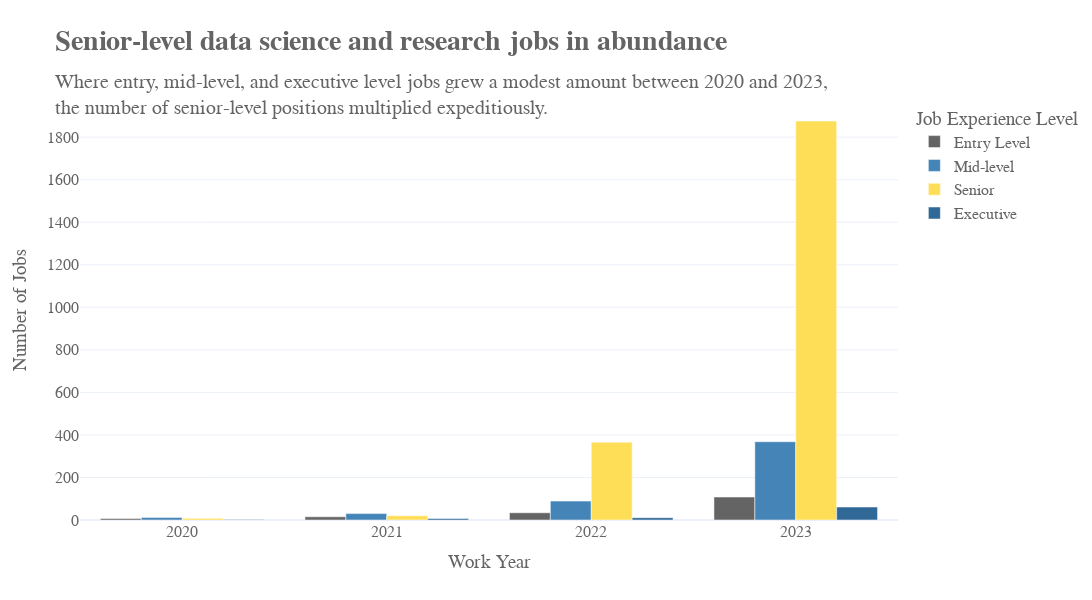

Notebook code for this chart:
### Code cell
fig4 = px.bar(df_hist,
               x='Work Year', 
               y=df_hist.columns[1:], 
               barmode='group',
               color_discrete_sequence=['#646464', '#4584b6', '#ffde57', '#306998'],
               template='plotly_white', 
               title = '<b>Senior-level data science and research jobs in abundance</b>', 
               subtitle = 'Where entry, mid-level, and executive level jobs grew a modest amount between 2020 and 2023, <br>the number of senior-level positions multiplied expeditiously.',
                width = 1100, 
                height = 600,
               )
fig4.update_layout(
    font_family = 'Bebe Neue', 
    title_font_family = 'Young Serif', 
    title_font_size = 28,
    font_color = '#646464',
    font_size = 16,
    yaxis_title = 'Number of Jobs',
    legend_title_text = 'Job Experience Level'
)
fig4.show()

### Figure 1 — Plotly figure (JSON) as saved in the notebook; plotly's stock layout.template omitted (floating-point values rounded to 4 significant figures)
{"data": [{"alignmentgroup": "True", "hovertemplate": "variable=Entry Level<br>Work Year=%{x}<br>value=%{y}<extra></extra>", "legendgroup": "Entry Level", "marker": {"color": "#646464", "pattern": {"shape": ""}}, "name": "Entry Level", "offsetgroup": "Entry Level", "orientation": "v", "showlegend": true, "textposition": "auto", "type": "bar", "x": ["2020", "2021", "2022", "2023"], "xaxis": "x", "y": [7, 15, 34, 108], "yaxis": "y"}, {"alignmentgroup": "True", "hovertemplate": "variable=Mid-level<br>Work Year=%{x}<br>value=%{y}<extra></extra>", "legendgroup": "Mid-level", "marker": {"color": "#4584b6", "pattern": {"shape": ""}}, "name": "Mid-level", "offsetgroup": "Mid-level", "orientation": "v", "showlegend": true, "textposition": "auto", "type": "bar", "x": ["2020", "2021", "2022", "2023"], "xaxis": "x", "y": [12, 30, 89, 368], "yaxis": "y"}, {"alignmentgroup": "True", "hovertemplate": "variable=Senior<br>Work Year=%{x}<br>value=%{y}<extra></extra>", "legendgroup": "Senior", "marker": {"color": "#ffde57", "pattern": {"shape": ""}}, "name": "Senior", "offsetgroup": "Senior", "orientation": "v", "showlegend": true, "textposition": "auto", "type": "bar", "x": ["2020", "2021", "2022", "2023"], "xaxis": "x", "y": [8, 20, 366, 1876], "yaxis": "y"}, {"alignmentgroup": "True", "hovertemplate": "variable=Executive<br>Work Year=%{x}<br>value=%{y}<extra></extra>", "legendgroup": "Executive", "marker": {"color": "#306998", "pattern": {"shape": ""}}, "name": "Executive", "offsetgroup": "Executive", "orientation": "v", "showlegend": true, "textposition": "auto", "type": "bar", "x": ["2020", "2021", "2022", "2023"], "xaxis": "x", "y": [2, 7, 11, 61], "yaxis": "y"}], "layout": {"barmode": "group", "font": {"color": "#646464", "family": "Bebe Neue", "size": 16}, "height": 600, "legend": {"title": {"text": "Job Experience Level"}, "tracegroupgap": 0}, "title": {"font": {"family": "Young Serif", "size": 28}, "subtitle": {"text": "Where entry, mid-level, and executive level jobs grew a modest amount between 2020 and 2023, <br>the number of senior-level positions multiplied expeditiously."}, "text": "<b>Senior-level data science and research jobs in abundance</b>"}, "width": 1100, "xaxis": {"anchor": "y", "domain": [0, 1], "title": {"text": "Work Year"}}, "yaxis": {"anchor": "x", "domain": [0, 1], "title": {"text": "Number of Jobs"}}}}
